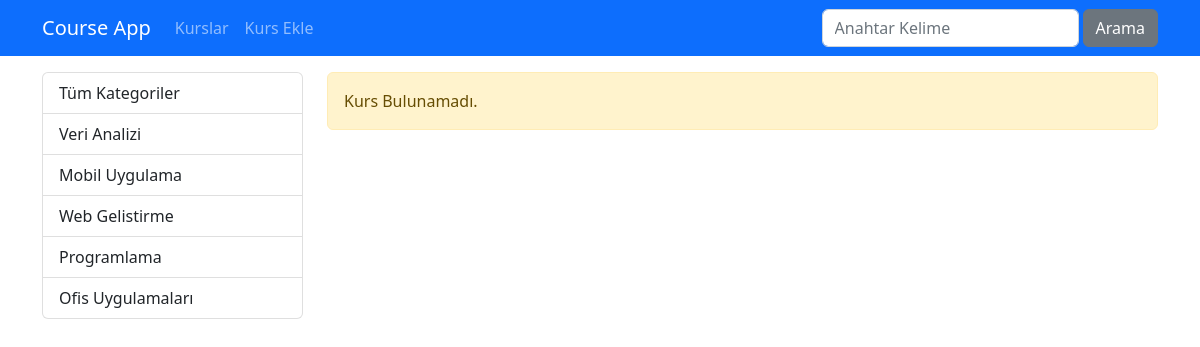
/kurslar/, run on the app's committed database.
### courses/models.py (models this page shows, shortened)
class Category(models.Model):
    name = models.CharField(max_length=40)
    slug = models.SlugField(default = "", null=False, unique = True, db_index= True)

### courses/views.py (the view)
# urls.py: path('',views.index, name='index'),
def index(request):
    kurslar = Course.objects.filter(isActive=1, isHome=1)
    kategoriler = Category.objects.all()
    return render(request,'courses/index.html',{
        'categories': kategoriler,
        'courses':kurslar
    })

### courses/templates/courses/index.html (shortened to what this page needs)
{% extends 'layout.html'%}
{% load static %}
{% block css_files %}
    <link rel="stylesheet" href="{% static 'courses/css/style.css' %}">
{% endblock  %}
{% block content %}
     <div class="container mt-3">
            <div class="row">
                <div class="col-3">
                    {% include "courses/partials/_categories.html" %}
                </div>
                <div class="col-9">
                    {% if page_obj.object_list|length == 0 %}
                    <div class="alert alert-warning">Kurs Bulunamadı.</div>
                    {% endif %}
                </div>
            </div>
        </div>
{% endblock %}

### courses/templates/courses/partials/_categories.html
 <div class="list-group">
     <a href="/kurslar" class= "list-group-item list-group-item-action">Tüm Kategoriler</a>
      {% for category in categories %}
          <a href="{% url 'courses_by_category' category.slug %}"
          class="list-group-item list-group-item-action {% if seciliKategori == category.slug %}active{% endif %}">
          {{ category.name|title }} </a>
     {% endfor %}
</div>

### data on the page
Category: name "Veri Analizi"
Category: name "Mobil Uygulama"
Category: name "Web Gelistirme"
Category: name "Programlama"
Category: name "Ofis Uygulamaları"
